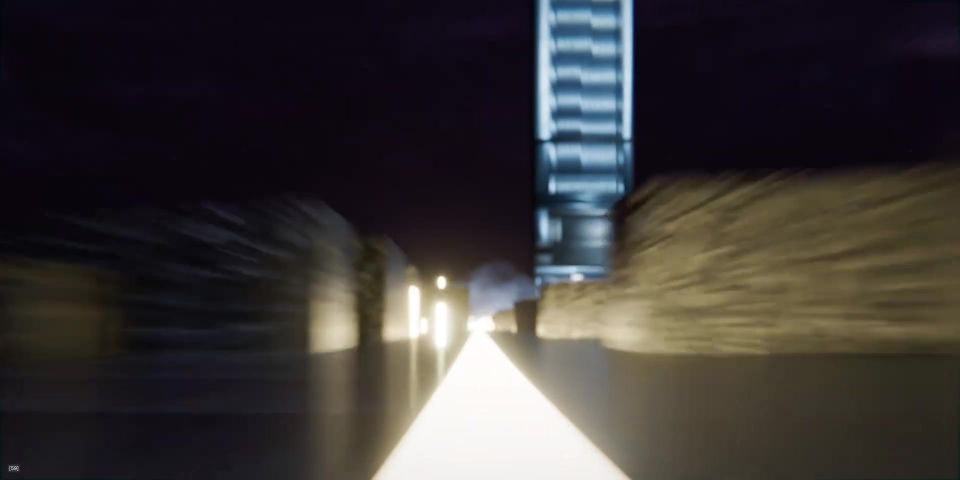
#> input picture shots/server_to_hansa/refs/M4_datarun.jpg, 1920 x 960 px (shown at 1/2 size)
$ python -i compare_panels.py   (imports and definitions only)
#> lines starting #> are read from the running program, lines starting #| are printed output that depends on the picture
#> further down, picture is the input picture: PIL image 1920x960 RGB; mean R, G, B 58.9, 55.1, 54.2
"""Aligned reference/candidate focus panels for builders and critics.

A zoom without context invites cherry-picking; a side-by-side without alignment makes the
eye spend its effort remapping two images.  These helpers always use one normalized,
top-left crop for both images and can produce both a full-frame context map and aligned
detail views (pair, wipe, overlay, difference).
"""

from __future__ import annotations

from pathlib import Path

from PIL import Image, ImageChops, ImageDraw, ImageEnhance, ImageFilter, ImageFont, ImageStat

VIEWS = ("side_by_side", "wipe", "overlay", "difference")
_BG = (18, 18, 22)


# [24 lines left out: functions validate_crop, crop_pixels, not called in this run]


def focus_signal(image: Image.Image) -> dict:
    """Conservative content test used to reject genuinely empty optical crops."""
    gray = image.convert("L")
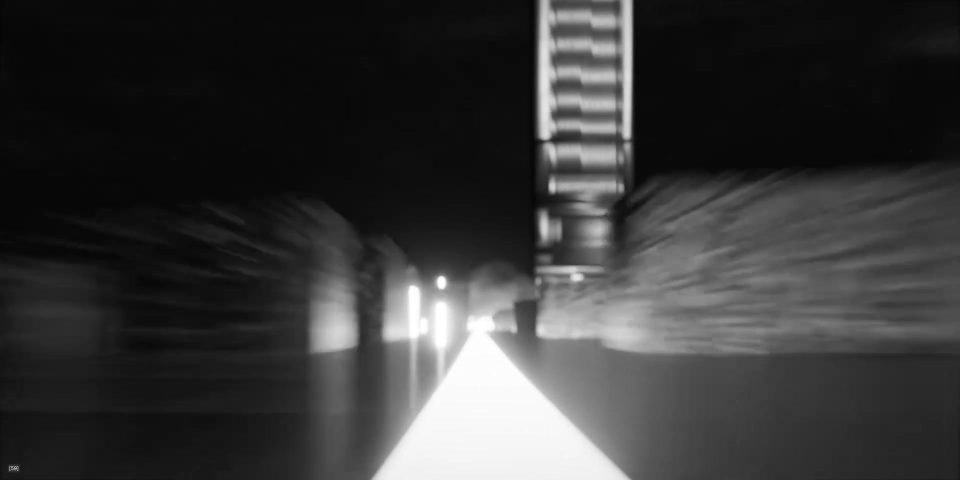
#> gray: PIL image 1920x960 L (shown at 1/2 size); min 5, max 255, mean 56.1
    if max(gray.size) > 320:
        scale = 320 / max(gray.size)
#> scale = 0.167
        gray = gray.resize(
            (max(1, round(gray.width * scale)), max(1, round(gray.height * scale))),
            Image.Resampling.LANCZOS,
        )
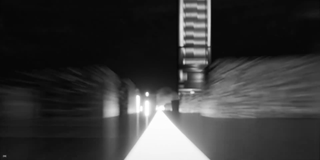
#> gray: PIL image 320x160 L; min 6, max 255, mean 56.1
    stats = ImageStat.Stat(gray)
    lo, hi = gray.getextrema()
#> lo = 6; hi = 255
    edges = gray.filter(ImageFilter.FIND_EDGES)
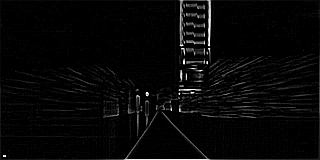
#> edges: PIL image 320x160 L; min 0, max 255, mean 7.2
    if edges.width > 4 and edges.height > 4:
        edges = edges.crop((2, 2, edges.width - 2, edges.height - 2))
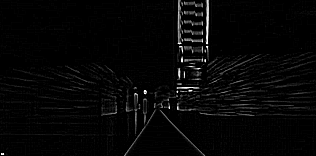
#> edges: PIL image 316x156 L; min 0, max 255, mean 6.5
    edge_mean = ImageStat.Stat(edges).mean[0]
#> edge_mean = 6.47
    stddev = stats.stddev[0]
#> stddev = 62.5
    dynamic_range = hi - lo
#> dynamic_range = 249
    return {
        "stddev": round(stddev, 3),
        "edge_mean": round(edge_mean, 3),
        "dynamic_range": int(dynamic_range),
        "has_signal": bool(stddev >= 2.0 or edge_mean >= 1.0 or dynamic_range >= 8),
    }


# [190 lines left out: functions _fit_pair, _font, _label, mark_pair, focus_views, save_focus_sheet and 1 more, not called in this run]

>>> from PIL import Image
>>> picture = Image.open('../../../shots/server_to_hansa/refs/M4_datarun.jpg')
>>> result = focus_signal(picture)
#> result = {'stddev': 62.5, 'edge_mean': 6.47, 'dynamic_range': 249, 'has_signal': True}

$ run again, on shots/server_to_hansa/refs/M1_staging_server.jpg
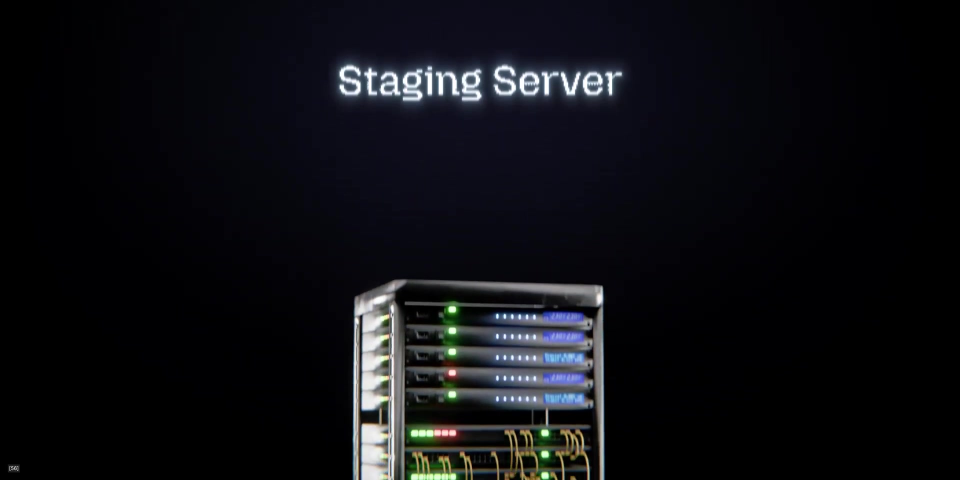
#> input picture shots/server_to_hansa/refs/M1_staging_server.jpg, 1920 x 960 px (shown at 1/2 size)
#> picture is the input picture: PIL image 1920x960 RGB; mean R, G, B 14.4, 15, 19.1
#> in focus_signal, `gray = gray.resize( (max(1, round(gray.width * scale)), max(1, round(g..`:
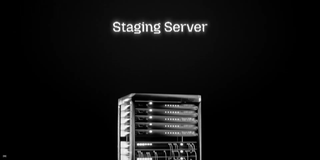
#> gray: PIL image 320x160 L; min 0, max 255, mean 15.2
#> lo = 0; hi = 255
#> in focus_signal, `edges = edges.crop((2, 2, edges.width - 2, edges.height - 2))`:
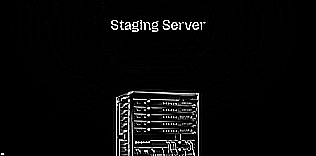
#> edges: PIL image 316x156 L; min 0, max 255, mean 8.9
#> edge_mean = 8.91
#> stddev = 37.62
#> dynamic_range = 255
#> result = {'stddev': 37.62, 'edge_mean': 8.91, 'dynamic_range': 255, 'has_signal': True}

$ run again, on shots/server_to_hansa/refs/M2_inventory.jpg
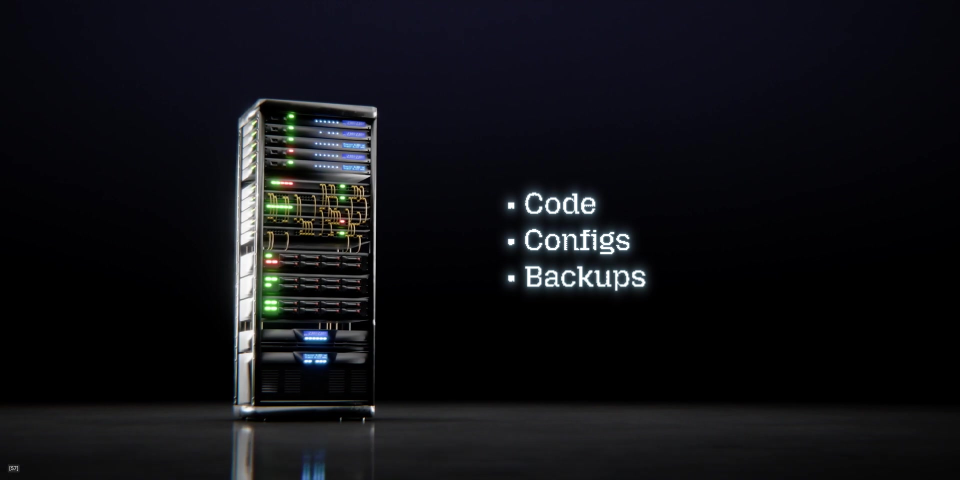
#> input picture shots/server_to_hansa/refs/M2_inventory.jpg, 1920 x 960 px (shown at 1/2 size)
#> picture is the input picture: PIL image 1920x960 RGB; mean R, G, B 16.6, 17.2, 21.5
#> in focus_signal, `gray = gray.resize( (max(1, round(gray.width * scale)), max(1, round(g..`:
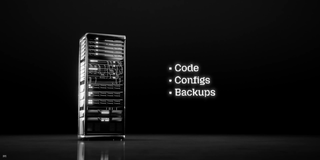
#> gray: PIL image 320x160 L; min 0, max 255, mean 17.4
#> lo = 0; hi = 255
#> in focus_signal, `edges = edges.crop((2, 2, edges.width - 2, edges.height - 2))`:
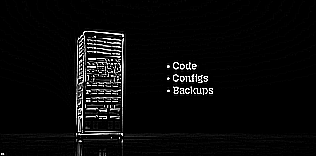
#> edges: PIL image 316x156 L; min 0, max 255, mean 10.1
#> edge_mean = 10.1
#> stddev = 32.26
#> dynamic_range = 255
#> result = {'stddev': 32.26, 'edge_mean': 10.1, 'dynamic_range': 255, 'has_signal': True}
